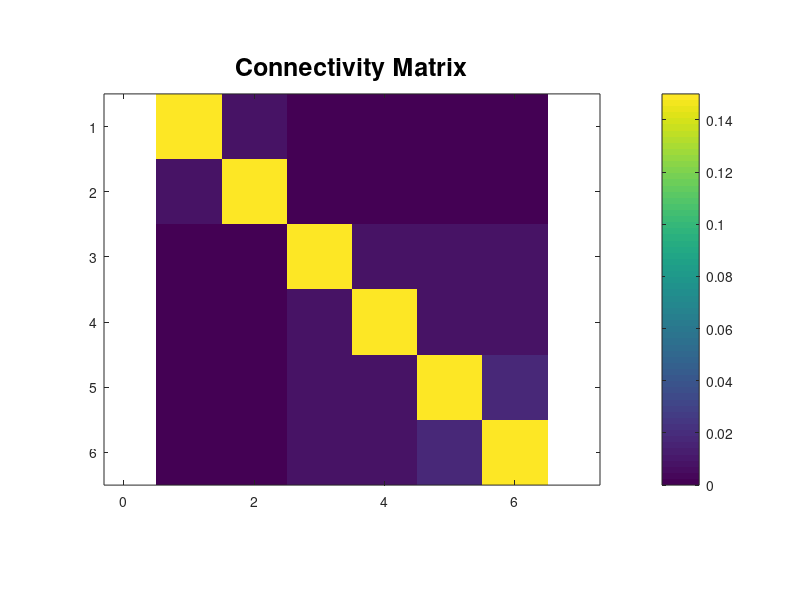

This chart was generated by the following MATLAB code: (Note: this script raises an error after producing the figure.)
%% Find complexes of a simple exemplary model. 
% We consider a simple AR model, X(t+1) = AX(t)+E(t), with six elements
% (N=6). The connectivity matrix A is symmetric and consists of two
% modules, one consisting of two elements, 1 and 2, and the second
% consisting of four elements, 3-6. The intra-connection strength in each
% group is 0.05/N, except the connection between the elements 5 and 6. The
% connection strength between 5 and 6 is 0.1/N, which is stronger than
% those between the other pairs. The inter-connections between the groups
% are 0.01/N, which are weaker than the intra-connections in each group.
% The strength of self connections is set to 0.9/N. The covariance of
% Gaussian noise E is set to 0.01I, where I is an identity matrix. See
% Section 9.1 in Kitazono et al., 2020 for more details.
% 
% Jun Kitazono, 2020

addpath(genpath('../../PhiToolbox'))

%% Set parameters of an AR model X(t+1) = AX(t) + E(t), where A is a connectivity matrix and E is Gaussian noise.
N = 6; % N: the number of elements

A = zeros(N); % A: the connextivity Matrix

A(1:2, 1:2) = 0.05;
A(3:6, 3:6) = 0.05;
A(5:6, 5:6) = 0.1;
A(1:(N+1):end) = 0.9; % self connections

A(1,3) = 0.01;
A(3,1) = 0.01;
A(2,4) = 0.01;
A(4,2) = 0.01;

A = A/N;

figure, imagesc(A), axis equal tight
title('Connectivity Matrix', 'FontSize', 18)
colorbar

sigmaE = 0.1; % sigmaE: std of noise

% Compute covariances of the stationary distribution
probs.number_of_elements = N;

if license('test', 'control_toolbox')
    product_info = ver('control');
    if ~isempty(product_info) % check if Control System Toolbox is installed.
        probs.Cov_X = dlyap(A, sigmaE^2*eye(N)); % 'dlyap' belongs to Control System Toolbox. 
        probs.Cov_XY = probs.Cov_X * A';
        probs.Cov_Y = probs.Cov_X;
    else
        probs.Cov_X = sigmaE^2 * eye(N,N) / (eye(N,N)-A*A); % This equation can be used only when A is symmetric.
        probs.Cov_XY = probs.Cov_X * A';
        probs.Cov_Y = probs.Cov_X;
    end
end

%% Find complexes
options.type_of_dist = 'Gauss';
options.type_of_MIPsearch = 'Queyranne';
options.type_of_phi = 'MI1';
options.type_of_complexsearch = 'Recursive';

[complexes, phis_complexes, main_complexes, phis_main_complexes, Res] = ...
         Complex_search_probs( probs, options );

%% Plot results

% Set X and Y coordinates of nodes
XCoor_all = [0 0 1 1 2 2];
YCoor_all = [1 0 1 0 1 0];

color_level = (Res.phi - min(Res.phi))/(max(Res.phi)-min(Res.phi)); 
cmap = KovesiRainbow(256);
 
figure, hold on

indices = 1:N;
for i = 1:length(Res.phi)
    members = Res.Z(i,:)>0; % extract the members of i-th complex
    G_temp = ones(nnz(members));
    
    G_temp(1:(length(G_temp)+1):end) = 0;
    G = graph(G_temp);
    
    XCoor = XCoor_all(1,members);
    YCoor = YCoor_all(1,members);
    ZCoor = Res.phi(i) * ones(1,nnz(members));
    
    NodeLabel = indices(members);
    
    color_temp = cmap(floor(color_level(i)*255 + 1),:);
    
    if Res.isComplex(i)
        LineStyle = '-';
    else
        LineStyle = '--';
    end
    
    p = plot(G, 'XData', XCoor, ...
        'YData', YCoor, ...
        'ZData', ZCoor, ...
        'NodeLabel', NodeLabel, ...
        'NodeColor', color_temp, ...
        'EdgeColor', color_temp, ...        
        'LineStyle', LineStyle, ...
        'MarkerSize', 10, ...
        'LineWidth', 2);
    
end
% You can make a similar plot as above more easily by using the following
% command.
%    plotComplexes(complexes, phis_complexes, 'BirdsEye', 'XData', XCoor_all, 'YData', YCoor_all, 'MarkerSize', 10, 'LineWidth', 2)
% Note, however, the subset {4,5,6}, which is not a complex, will not be
% plotted. See the function PLOTCOMPLEXES for more details. 

zlim([-0.01 0.14]*1e-4)
zlabel('$I^\mathrm{MIP}$', 'Interpreter', 'latex', 'FontSize', 18)

xticks([])
yticks([])
colormap(cmap)
c_handle = colorbar('Ticks', (0:4)/4, 'TickLabels', num2str( min(Res.phi) + (0:4)'*(max(Res.phi)-min(Res.phi))/4, 3));
c_handle.Label.Interpreter = 'latex';
c_handle.Label.FontSize = 18;
c_handle.Label.String = '$I^\mathrm{MIP}$';
view(-6.8, 11.6)
